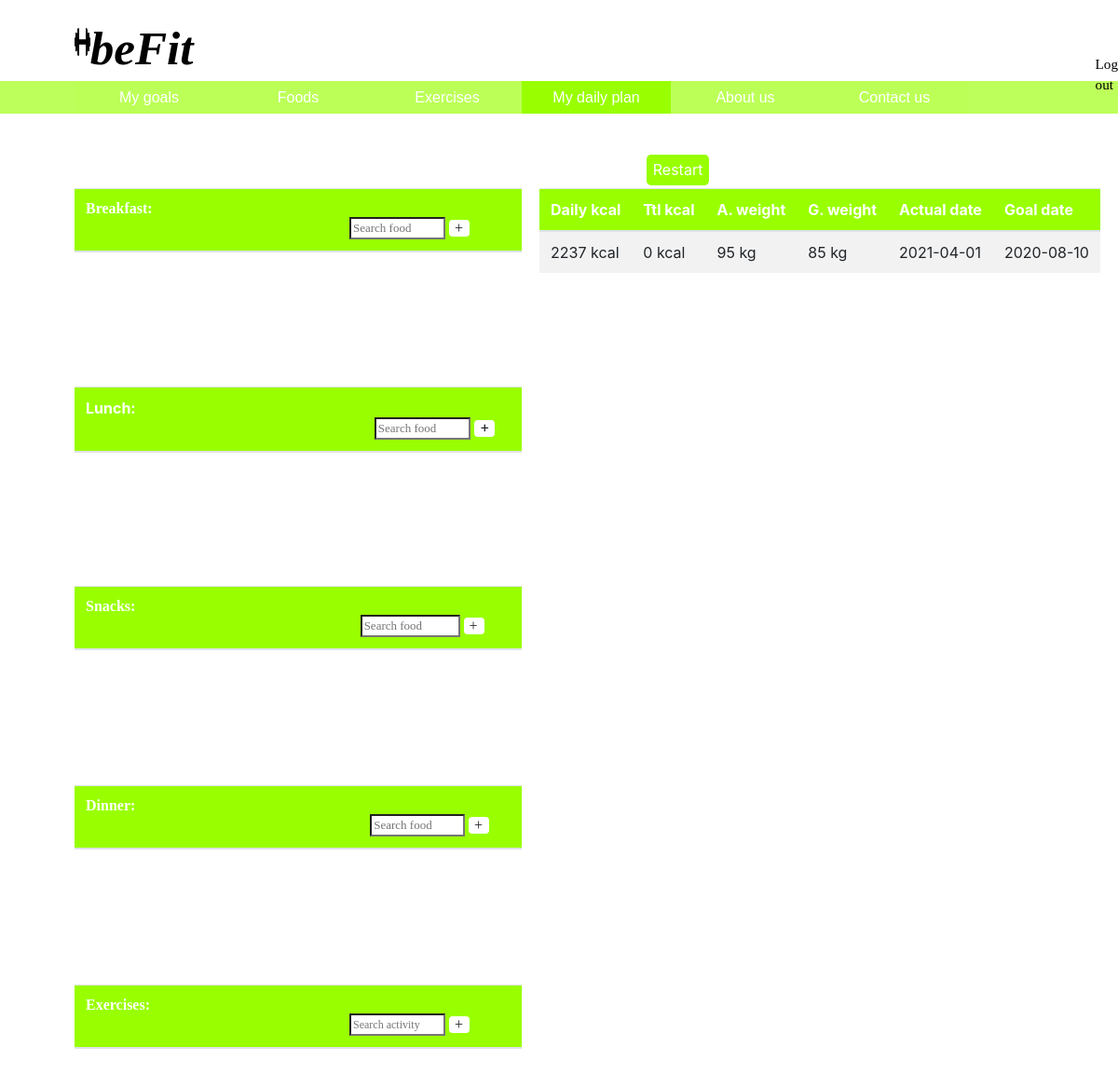
The page /web/dailyplanner.php (signed in) on the database its author committed.
### tables this page shows
CREATE TABLE IF NOT EXISTS `users` (
  `id` int(11) NOT NULL AUTO_INCREMENT,
  `name` text NOT NULL,
  `email` varchar(200) NOT NULL,
  `password` varchar(200) NOT NULL,
  `age` int(3) NOT NULL,
  `weight` int(3) NOT NULL,
  `height` int(3) NOT NULL,
  `sex` int(11) NOT NULL,
  `finaldate` date NOT NULL,
  `goal` int(3) NOT NULL,
  PRIMARY KEY (`id`)
);

### web/dailyplanner.php (the view, shortened to what this page needs)
<?php
	require 'database.php';
?>
<html>
	<head>
		<link rel="stylesheet" type="text/css" href="css/foodsandex.css">
		<link rel="stylesheet" type="text/css" href="bootstrap/css/bootstrap.min.css">
	</head>
	<body>
			<div class="top-content">
				<div class="name">
					<a href="my-goals.php"><img src="images/6e94695575a2c897135f7cc0b86800eb.png" width=105%; height=40%;></a>
					<h4><a href="my-goals.php" style="text-decoration:none;">beFit</a></h4>
					<a href="logout.php" class="logout">Log out</a>
				</div>
				<div class="tabs-container">
					<a href="my-goals.php"><button class="tab-active">My goals</button></a>
					<div class="not-tab-active">
						<a href="foods.php"><button>Foods</button></a><a href="exercises.php"><button>Exercises</button></a><a href="dailyplanner.php"><button style="background-color:#99ff00">My daily plan</button></a><a href="aboutt.php"><button>About us</button></a><a href="contactt.php"><button>Contact us</button></a>
					</div>
				</div>
			</div>
			<a class="restart" href="restart.php" style="height:2rem; margin-bottom:0rem; font-size:1rem; border:none; border-radius:0.3rem; padding:0.4rem; margin-left:43.4rem">Restart</a>
			<div class="tables">
				<div class="table1" style="margin-top:0.5rem;">
				<table class="table table-striped">
					<thead style="color: #fff">
						<tr style="background-color: #99ff00">
							<th>Breakfast: <form action="search.php" method="post" style="display:inline-block; margin:0; width:412px"><input type="submit" name="submitbf" class="btn btn-default" value="+" style="background-color:white; float:right; padding:5px; height:18px; width:18px; margin-top:3px; line-height:0.4; padding-right:15px"></input><input style="width:25%; height: 1.5rem; float:right; margin-right:4px" type="search" name="search" placeholder="Search food" required></form></th>
						</tr>
					</thead>
				</table>
				</div>
				<div class="table2">
				<table class="table table-striped">
					<thead style="color: #fff">
						<tr style="background-color: #99ff00">
							<th>Daily kcal</th>
							<th>Ttl kcal</th>
							<th>A. weight</th>
							<th>G. weight</th>
							<th>Actual date</th>
							<th>Goal date</th>
						</tr>
					</thead>
					<tbody style="background-color: rgba(255, 255, 255, 0.9)">
						<tr>
							<td><?php require 'function-calc.php';?> kcal</td>
							<td><?php require 'total-cal.php';?> kcal</td>
							<td><?php echo $user['weight'];?> kg</td>
							<td><?php echo $user['goal'];?> kg</td>
							<td><?php echo date("Y-m-d"); ?></td>
							<td><?php echo $user['finaldate'];?></td>
						</tr>
					</tbody>
				</table>
				</div>
			</div>
			<div style="margin-top:4rem; overflow-y: scroll; width:40%; margin-left:5rem; height:150px">
				<table class="table table-striped">
					<thead style="color: #fff">
						<tr style="background-color: #99ff00">
							<th>Lunch: <form action="search.php" method="post" style="display:inline-block; margin:0; width:439px"><input type="submit" name="submitlun" class="btn btn-default" value="+" style="background-color:white; float:right; padding:5px; padding-top:1px; height:18px; width:18px; margin-top:3px; line-height:0.4; padding-right:15px"></input><input style="width:23.5%; font-family:Century Gothic; height: 1.5rem; float:right; margin-right:4px; float:right" type="search" name="search" placeholder="Search food" required></form></th>
						</tr>
					</thead>
				</table>
			</div>
			<div class="table1">
				<table class="table table-striped">
					<thead style="color: #fff">
						<tr style="background-color: #99ff00">
							<th>Snacks: <form action="search.php" method="post" style="display:inline-block; margin:0; width:427.5px"><input type="submit" name="submitsn" class="btn btn-default" value="+" style="background-color:white; float:right; padding:5px; height:18px; width:18px; margin-top:3px; line-height:0.4; padding-right:15px"></input><input style="width:25%; height: 1.5rem; float:right; margin-right:4px" type="search" name="search" placeholder="Search food" required></form></th>
						</tr>
					</thead>
				</table>
			</div>
			<div class="table1">
				<table class="table table-striped">
					<thead style="color: #fff">
						<tr style="background-color: #99ff00">
							<th>Dinner: <form action="search.php" method="post" style="display:inline-block; margin:0; width:433px"><input type="submit" name="submitdi" class="btn btn-default" value="+" style="background-color:white; float:right; padding:5px; padding-top:1px; padding-bottom:1px; height:18px; width:18px; margin-top:3px; line-height:0.4; padding-right:15px"></input><input style="width:23.5%; font-family:Century Gothic; height: 1.5rem; float:right; margin-right:4px; float:right" type="search" name="search" placeholder="Search food" required></form></th>
						</tr>
					</thead>
				</table>
			</div>
			<div class="table1">
				<table class="table table-striped">
					<thead style="color: #fff">
						<tr style="background-color: #99ff00">
							<th>Exercises: <form action="search.php" method="post" style="display:inline-block; margin:0; width:412px"><input type="submit" name="submitact" class="btn btn-default" value="+" style="background-color:white; float:right; padding:5px; height:18px; width:18px; margin-top:3px; line-height:0.4; padding-right:15px"></input><input style="width:25%; height: 1.5rem; font-size: 12px; float:right; margin-right:4px" type="search" name="search" placeholder="Search activity" required></form></th>
						</tr>
					</thead>
				</table>
			</div>
			<br>
	</body>
</html>

### web/function-calc.php (shortened to what this page needs)
<?php
	require 'database.php';
	if (isset($_SESSION['user_id'])) {
		$records = $conn->prepare('SELECT id, age, height, sex, goal, finaldate, weight FROM users WHERE id=:id');
		$records->bindParam(':id', $_SESSION['user_id']);
		$records->execute();
		$results = $records->fetch(PDO::FETCH_ASSOC);
		$user = null;
		if (count($results) > 0) {
			$user = $results;
		}
	}
	$goal 	= $user['goal'];
	$height = $user['height'];
	$age	= $user['age'];
	$sex	= $user['sex'];
	$finaldate	= $user['finaldate'];
	$weight	= $user['weight'];
	$date = date("Y-m-d");
	$weightdiff = abs($weight - $goal);
	$datetime1 = date_create($date);
    $datetime2 = date_create($finaldate);
	$interval = date_diff($datetime1, $datetime2);
	$days = $interval->format('%a');
	if ($days != 0) {
		$totaltolose = (7000 * $weightdiff) / $days;
	}else{
		$totaltolose = 0;
	}
	if($sex == 2){
		$calories=(66+(13.7* $weight)+(5* $height)-(6.75* $age))*1.2 ;
		if ($weight > $goal) {
			$total = round($calories - $totaltolose);
		}else if($weight < $goal){
			$total = round($calories + $totaltolose);
		}else{
			$total = round($calories);
		}
		echo "$total";
	}
?>

### web/css/foodsandex.css (style rules this page uses)
* { box-sizing: border-box; }

### web/dailyplanner.php (style rules this page uses)
* { box-sizing: border-box; }
body { margin: 0; background-repeat: no-repeat; background-image: url("https://cookstorming.com/wp-content/uploads/2015/03/Fotolia_99776874_Subscription_Monthly_M.jpg"); }
h4 { text-align: left; font-size: 3.2rem; font-weight: bold; font-style: oblique; font-family: Lucida Handwriting; margin-bottom: 0; margin-top: 1.3rem; }
.name { display: flex; margin-left: 5rem; }
.logout { margin-left: 60.5rem; padding-top: 3.6rem; color: #fff; font-family: Century Gothic; cursor: pointer; font-size: 0.95rem; text-decoration: none; }
.name img { margin-top: 1.8rem; }
.name a { width: 60px; height: 80px; cursor: pointer; color: #000; }
.tabs-container { font-family: Arial; display: flex; background-color: rgba(173, 255, 51, 0.8); margin: 0; max-width: 85.4rem; height: 2.2rem; margin-top: 0.3rem; margin-bottom: 3rem; }
.not-tab-active button { background-color: rgba(173, 255, 51, 0.1); border: 0; width: 10rem; height: 2.2rem; font-size: 1rem; cursor: pointer; color: #fff; }
.tab-active { margin-left: 5rem; background-color: rgba(173, 255, 51, 0.1); border: 0; width: 10rem; font-size: 1rem; height: 2.2rem; color: #fff; }
.table1 { width: 40%; margin-left: 5rem; margin-top: 4rem; text-align: left; font-family: Century Gothic; position: relative; overflow: hidden; max-height: 150px; height: 150px; overflow-y: scroll; }
.tables { display: flex; height: 157px; }
.table2 { margin: 0 auto; margin-top: 0.5rem; height: 150px; }
input { font-size: 13px; }
.restart { background-color:#99ff00; text-decoration:none; color: #fff; }

### rows shown on the page
users: total "2237", weight "95", goal "85", finaldate "2020-08-10"

### other values the page prints
$results['total'] "0"
